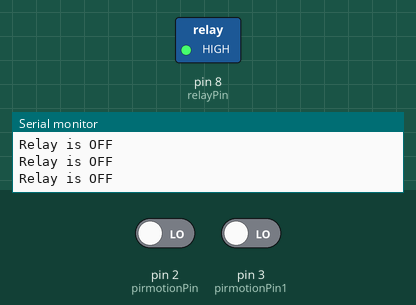
The sketch below on a simulated Arduino Uno, built with avr-gcc and run on an emulated ATmega328P. Parts: switched loads named in the sketch (green lamp = pin HIGH), the last lines printed to the serial monitor. Inputs (shaded band) come from the test bench; at power-on: pin 2 (pirmotionPin) LOW, pin 3 (pirmotionPin1) LOW.

Above: at 1.2 s.
1.3 s: pin 2 (pirmotionPin) driven HIGH
At 2.3 s:
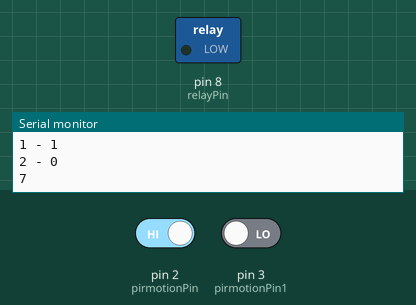
Timing chart, 0 to 15.5 s (numbered marks = the images above; inputs shaded):
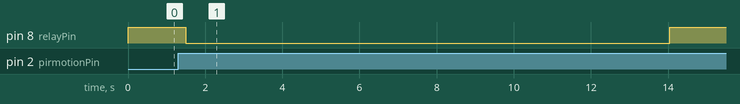

The sketch:

Washroom.ino
```cpp
int pirmotionPin = 2;  // Pin of IR Motion Sensor
int pirmotionPin1 = 3; //Pin of IR Motion Sensor 2
int relayPin = 8;  // Pin of Relay Module
int stat = 0;
int timer = 0;
void startSystem();
void startTimer();

void setup(){
  Serial.begin(9600);
  pinMode(pirmotionPin,INPUT);
  pinMode(pirmotionPin1,INPUT);
  pinMode(relayPin, OUTPUT);  // Set Pin connected to Relay as an OUTPUT
  digitalWrite(relayPin, LOW);  // Set Pin to LOW to turn RELAY ON
  attachInterrupt(digitalPinToInterrupt(pirmotionPin), startSystem, HIGH);
  attachInterrupt(digitalPinToInterrupt(pirmotionPin1), startSystem, HIGH);

}

void loop(){


  if(stat == 1){
  if (digitalRead(pirmotionPin) == HIGH || digitalRead(pirmotionPin1) == HIGH) {  // If Motion is detected
       digitalWrite(relayPin, LOW);  // Turn Relay ON
       Serial.println("Relay is ON");
       startTimer();
       delay(500);
  }
stat = 0;
}

else{
       digitalWrite(relayPin, HIGH);  // Turn Relay OFF
       Serial.println("Relay is OFF");
       delay(500);
}
}

void startSystem(){
  stat = 1;
  timer = 0;
}
void startTimer(){

    for(timer = 0; timer  < 120; timer++){

        Serial.print("1 - ");
        Serial.println(digitalRead(pirmotionPin));
        Serial.print("2 - ");
        Serial.println(digitalRead(pirmotionPin1));
        Serial.println(timer);
        delay(100);
    }
}
```

Measured:
- after the input at 1.3 s, pin 8 (relayPin): HIGH → LOW after 0.20 s, → HIGH 12.5 s later
